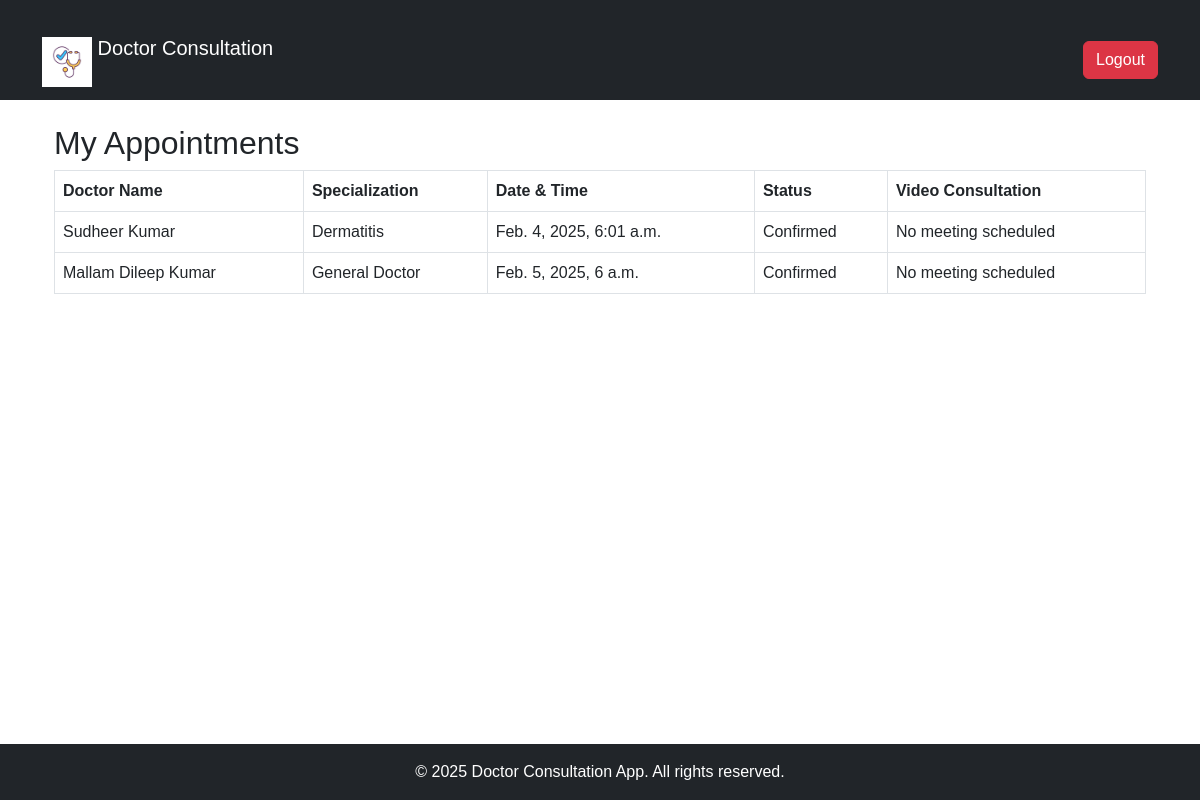
The page /appointment_list/ (signed in) on the database its author committed.
### appointments/models.py (models this page shows, shortened)
class Appointment(models.Model):
    STATUS_CHOICES = [
        ('pending', 'Pending'),
        ('confirmed', 'Confirmed'),
        ('cancelled', 'Cancelled'),
    ]
    doctor = models.ForeignKey(Doctor_Register, on_delete=models.CASCADE)
    patient = models.ForeignKey(Patient_Register, on_delete=models.CASCADE)
    date_time = models.DateTimeField()
    status = models.CharField(max_length=20, choices=STATUS_CHOICES, default='pending')
    meeting_link = models.URLField(null=True, blank=True)

class Doctor_Register(models.Model):
    username = models.CharField(max_length=100, unique=True)
    password = models.CharField(max_length=255)
    full_name = models.CharField(max_length=100, null=False, blank=False)
    specialization = models.CharField(max_length=100)
    experience = models.IntegerField()
    phone = models.CharField(max_length=15)

### appointments/views.py (the view)
# urls.py: path('appointment_list/', appointment_list, name='appointment_list'),
def appointment_list(request):
    if 'user_type' not in request.session:
        messages.error(request, 'You must be logged in to view appointments.')
        return redirect('login')
    user_type, user_id = request.session.get('user_type'), request.session.get('user_id')
    appointments = Appointment.objects.filter(doctor_id=user_id) if user_type == 'doctor' else Appointment.objects.filter(patient_id=user_id)
    return render(request, 'appointments/appointment_list.html', {'appointments': appointments})

### appointments/templates/appointments/appointment_list.html (shortened to what this page needs)
{% extends 'appointments/base.html' %}
{% block content %}
<div class="container">
    <h2>My Appointments</h2>
    {% if appointments %}
        <table class="table table-bordered">
            <thead>
                <tr>
                    {% if request.session.user_type == 'doctor' %}
                        <th>Patient Name</th>
                        <th>Phone</th>
                    {% else %}
                        <th>Doctor Name</th>
                        <th>Specialization</th>
                    {% endif %}
                    <th>Date & Time</th>
                    <th>Status</th>
                    <th>Video Consultation</th>
                </tr>
            </thead>
            <tbody>
                {% for appointment in appointments %}
                <tr>
                    {% if request.session.user_type == 'doctor' %}
                        <td>{{ appointment.patient.full_name }}</td>
                        <td>{{ appointment.patient.phone }}</td>
                    {% else %}
                        <td>{{ appointment.doctor.full_name }}</td>
                        <td>{{ appointment.doctor.specialization }}</td>
                    {% endif %}
                    <td>{{ appointment.date_time }}</td>
                    <td id="status-{{ appointment.id }}">{{ appointment.status }}</td>
                    <td id="meeting-link-{{ appointment.id }}">
                        {% if appointment.status == "Confirmed" and appointment.meeting_link %}
                            <a href="{{ appointment.meeting_link }}" target="_blank" class="btn btn-info">
                                <i class="fas fa-video"></i> Join Video Call
                            </a>
                        {% else %}
                            No meeting scheduled
                        {% endif %}
                    </td>
                </tr>
                {% endfor %}
            </tbody>
        </table>
    {% else %}
        <p>No appointments found.</p>
    {% endif %}
</div>
{% endblock %}

### appointments/templates/appointments/base.html (shortened to what this page needs)
<!DOCTYPE html>
{% load static %}
<html lang="en">
<head>
    <link rel="stylesheet" href="https://cdn.jsdelivr.net/npm/bootstrap@5.3.0/dist/css/bootstrap.min.css">
    <link rel="stylesheet" href="{% static 'appointments/style.css' %}">
    <link href="https://cdn.jsdelivr.net/npm/bootstrap-icons/font/bootstrap-icons.css" rel="stylesheet">
</head>
<body>
<nav class="navbar navbar-expand-lg navbar-dark bg-dark">
    <div class="container">
        <a class="navbar-brand" href="{% url 'home' %}">
            <img src="{% static 'images/logo.jpg' %}" alt="Logo" width="50" height="50" class="d-inline-block align-text-top">
            Doctor Consultation
        </a>
        <div>
            {% if request.session.user_id %}
                <a href="{% url 'logout' %}" class="btn btn-danger">Logout</a>
            {% else %}
                <a href="{% url 'login' %}" class="btn btn-success">Login</a>
            {% endif %}
        </div>
    </div>
</nav>
<div class="container mt-4">
    {% block content %}{% endblock %}
</div>
<br><br><br>
<footer class="bg-dark text-white text-center py-3 mt-5" style="position: fixed; bottom: 0; width: 100%;">
    &copy; 2025 Doctor Consultation App. All rights reserved.
</footer>
</body>
</html>

### appointments/static/css/style.css (style rules this page uses)
body { font-family: Arial, sans-serif; }
.navbar { margin-bottom: 20px; }
.container { margin-top: 20px; }
footer { background-color: #f1f1f1; padding: 10px; text-align: center; position: fixed; width: 100%; bottom: 0; }

### rows shown on the page
Appointment: doctor.full_name "Sudheer Kumar", doctor.specialization "Dermatitis", date_time "Feb. 4, 2025, 6:01 a.m.", status "Confirmed", shows "No meeting scheduled"
Appointment: doctor.full_name "Mallam Dileep Kumar", doctor.specialization "General Doctor", date_time "Feb. 5, 2025, 6 a.m.", status "Confirmed", shows "No meeting scheduled"
